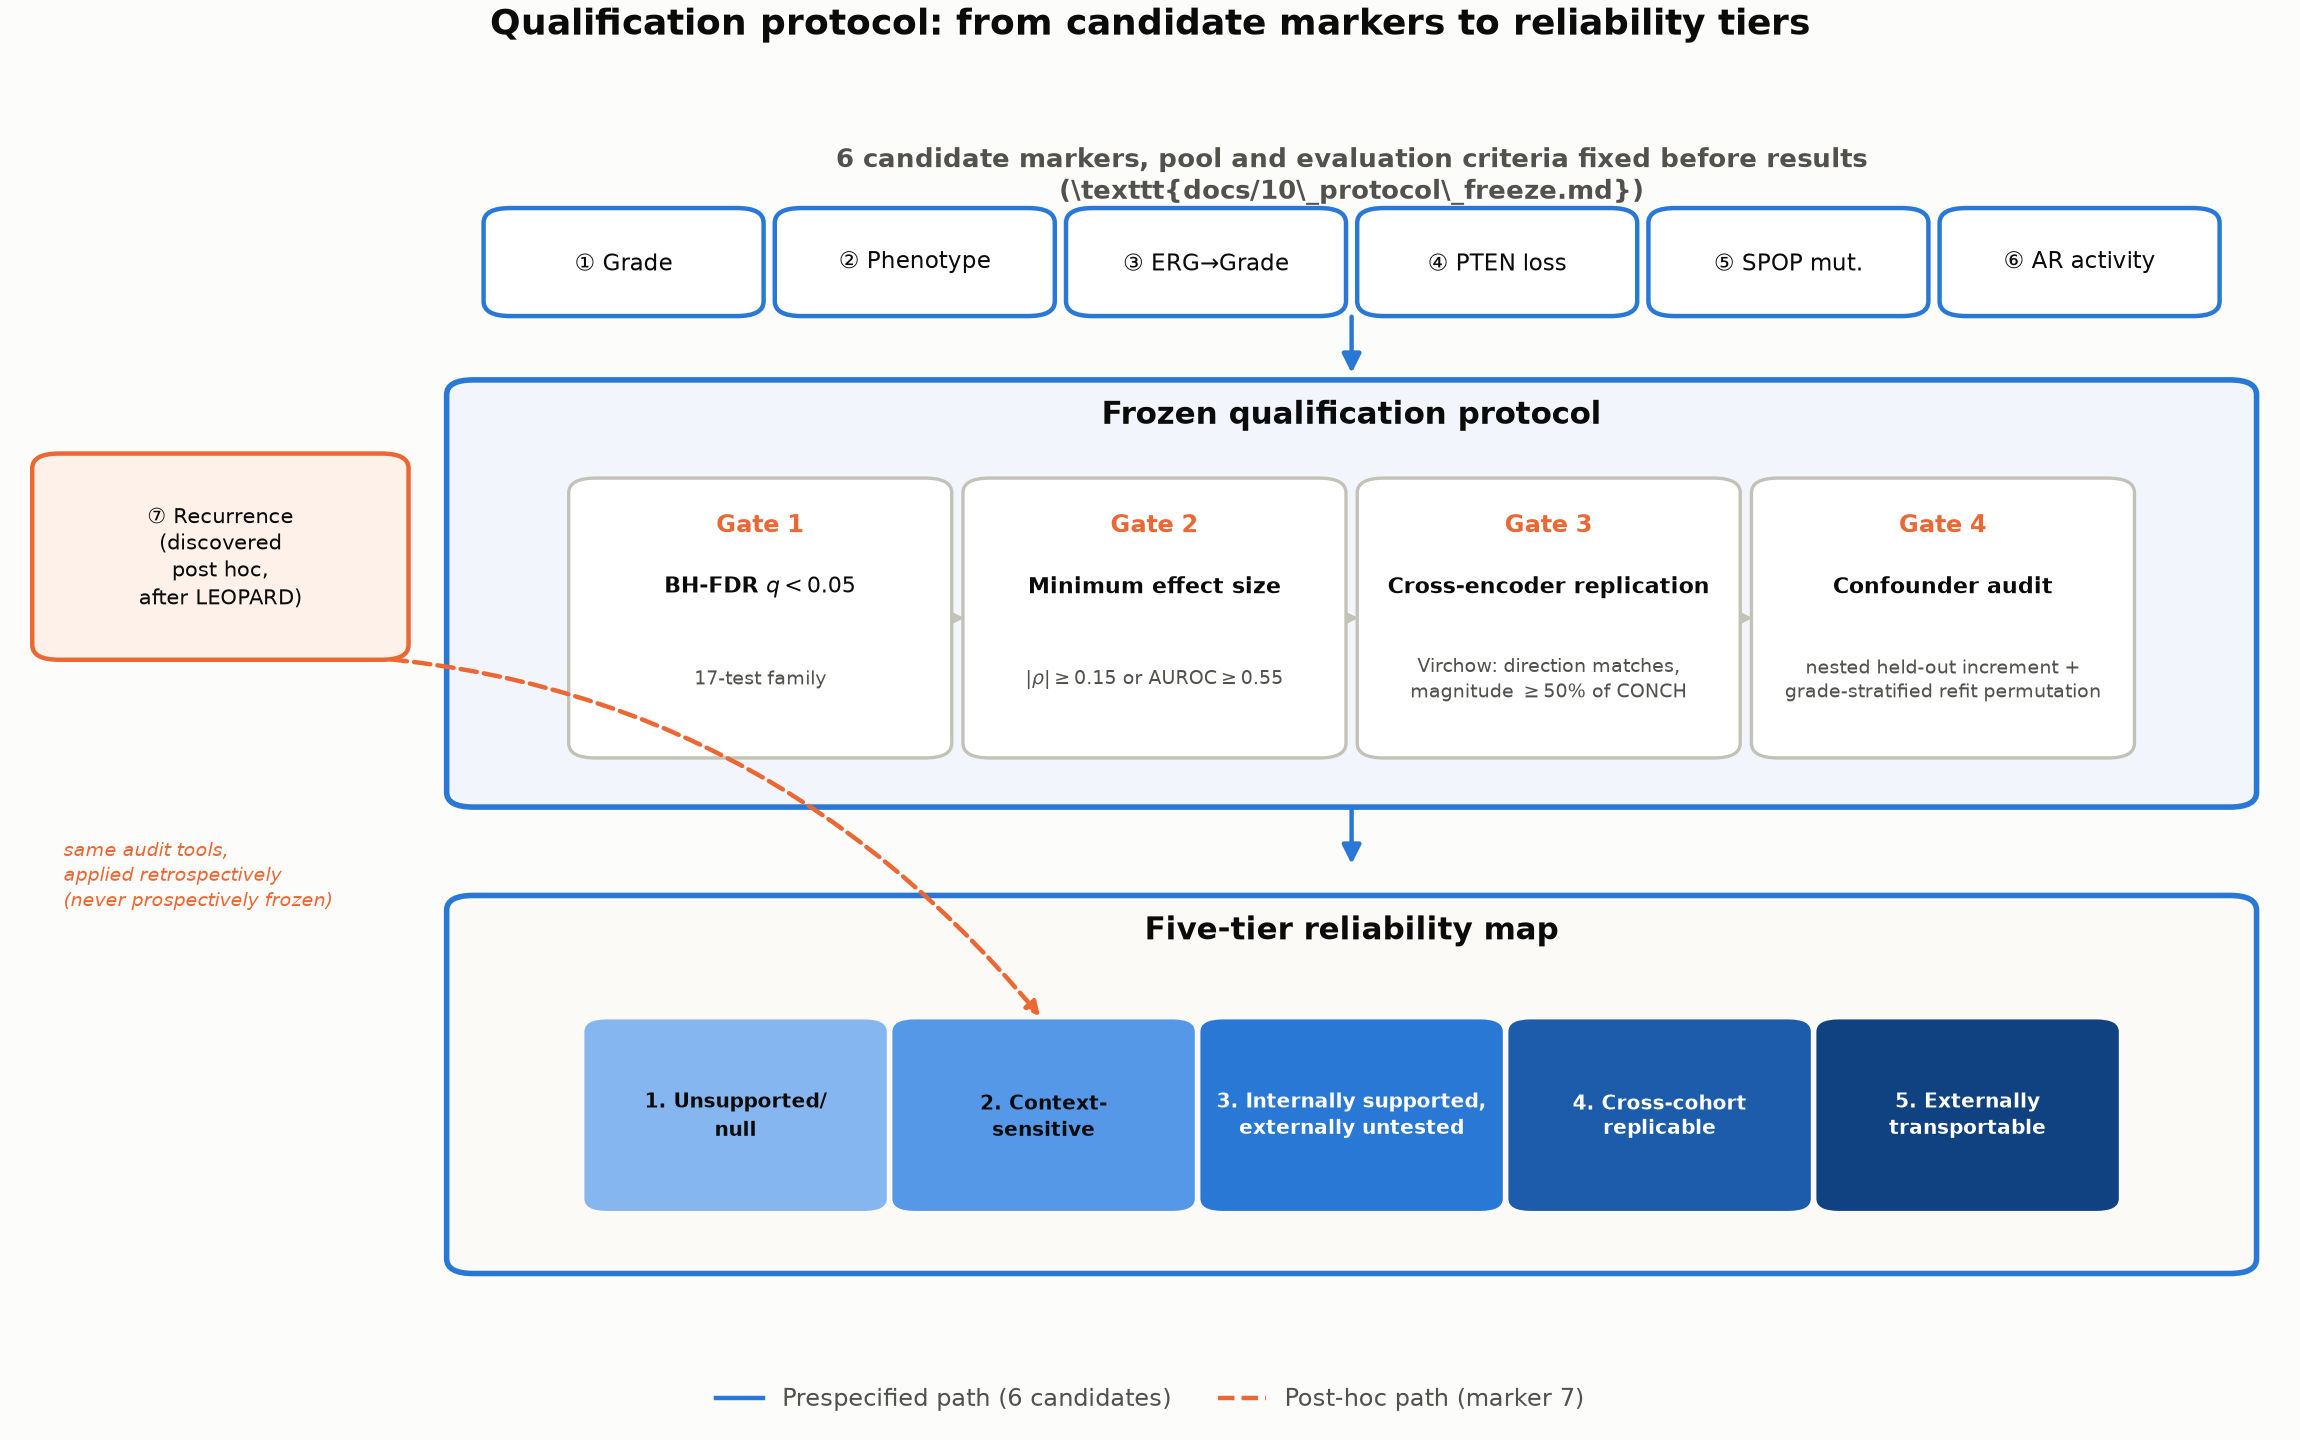

Reproduce this figure in Python.
"""Figure 1 (new, major-revision restructuring): qualification protocol schematic. Shows the
six prespecified candidate markers passing through the frozen 4-gate protocol
(docs/10_protocol_freeze.md \\S6-\\S8) into the 5-tier reliability map, with marker 7 shown as a
separate, explicitly post-hoc branch that reuses the same audit machinery without having been
prospectively frozen. Purely diagrammatic -- no new data, only visualizes the already-fixed
protocol structure.

Palette matches this project's documented convention (categorical blue/orange; ordinal blue
ramp for the 5 tiers, reused from fig1_reliability_map.py / now fig2_reliability_map.py).
"""
from pathlib import Path

import matplotlib
matplotlib.use("Agg")
import matplotlib.pyplot as plt
from matplotlib.patches import FancyBboxPatch, FancyArrowPatch
from matplotlib.lines import Line2D

BLUE = "#2a78d6"
ORANGE = "#eb6834"
DARK = "#0b0b0b"
GREY_TEXT = "#52514e"
GREY_LINE = "#c3c2b7"
BG = "#fcfcfb"
TIER_COLORS = ["#86b6ef", "#5598e7", "#2a78d6", "#1c5cab", "#104281"]

fig, ax = plt.subplots(figsize=(11.5, 7.2), dpi=200)
fig.patch.set_facecolor(BG)
ax.set_facecolor(BG)
ax.set_xlim(0, 100)
ax.set_ylim(0, 100)
ax.axis("off")


def box(x, y, w, h, text, facecolor="white", edgecolor=BLUE, textcolor=DARK,
        fontsize=9.5, fontweight="normal", linestyle="-", linewidth=1.6, zorder=3):
    ax.add_patch(FancyBboxPatch((x, y), w, h, boxstyle="round,pad=0.4,rounding_size=1.2",
                                 facecolor=facecolor, edgecolor=edgecolor, linewidth=linewidth,
                                 linestyle=linestyle, zorder=zorder))
    ax.text(x + w / 2, y + h / 2, text, ha="center", va="center", fontsize=fontsize,
            color=textcolor, fontweight=fontweight, zorder=zorder + 1, linespacing=1.3)


def arrow(x0, y0, x1, y1, color=GREY_TEXT, linestyle="-", linewidth=1.6):
    ax.add_patch(FancyArrowPatch((x0, y0), (x1, y1), arrowstyle="-|>", mutation_scale=14,
                                  color=color, linewidth=linewidth, linestyle=linestyle,
                                  zorder=2))


# Main flow occupies x in [19, 100]; x in [0, 17] is reserved for the marker-7 side branch.
FLOW_LEFT, FLOW_RIGHT = 19.0, 99.0
FLOW_W = FLOW_RIGHT - FLOW_LEFT
FLOW_MID = (FLOW_LEFT + FLOW_RIGHT) / 2

# --- Row 1: six prespecified candidates ---
markers = ["① Grade", "② Phenotype", "③ ERG→Grade",
           "④ PTEN loss", "⑤ SPOP mut.", "⑥ AR activity"]
mw, gap = 11.7, 1.3
total_w = 6 * mw + 5 * gap
mx0 = FLOW_LEFT + (FLOW_W - total_w) / 2
for i, m in enumerate(markers):
    box(mx0 + i * (mw + gap), 86, mw, 8, m, facecolor="white", edgecolor=BLUE, fontsize=8.2)
ax.text(FLOW_MID, 97, "6 candidate markers, pool and evaluation criteria fixed before results\n"
                       "(\\texttt{docs/10\\_protocol\\_freeze.md})", ha="center", va="center",
        fontsize=9.5, color=GREY_TEXT, fontweight="bold")

arrow(FLOW_MID, 86, FLOW_MID, 80.5, color=BLUE)

# --- Frozen protocol container with 4 gates ---
box(FLOW_LEFT, 46, FLOW_W, 34, "", facecolor="#f2f6fc", edgecolor=BLUE, linewidth=2, zorder=2)
ax.text(FLOW_MID, 77.5, "Frozen qualification protocol", ha="center", va="center",
        fontsize=11, color=DARK, fontweight="bold")

gates = [
    ("Gate 1", "BH-FDR $q<0.05$", "17-test family"),
    ("Gate 2", "Minimum effect size", "$|\\rho|\\geq0.15$ or AUROC$\\geq0.55$"),
    ("Gate 3", "Cross-encoder replication", "Virchow: direction matches,\nmagnitude $\\geq$50% of CONCH"),
    ("Gate 4", "Confounder audit", "nested held-out increment +\ngrade-stratified refit permutation"),
]
gw, ggap = 16.3, 1.3
gx0 = FLOW_LEFT + (FLOW_W - (4 * gw + 3 * ggap)) / 2
for i, (label, title, sub) in enumerate(gates):
    gx = gx0 + i * (gw + ggap)
    box(gx, 50, gw, 22, "", facecolor="white", edgecolor=GREY_LINE, linewidth=1.2, zorder=3)
    ax.text(gx + gw / 2, 68.5, label, ha="center", va="center", fontsize=8.5,
            color=ORANGE, fontweight="bold", zorder=4)
    ax.text(gx + gw / 2, 63.5, title, ha="center", va="center", fontsize=7.9,
            color=DARK, fontweight="bold", zorder=4, wrap=True)
    ax.text(gx + gw / 2, 56, sub, ha="center", va="center", fontsize=6.9,
            color=GREY_TEXT, zorder=4, linespacing=1.35)
    if i < 3:
        arrow(gx + gw + 0.1, 61, gx + gw + ggap - 0.1, 61, color=GREY_LINE, linewidth=1.3)

arrow(FLOW_MID, 46, FLOW_MID, 40.5, color=BLUE)

# --- 5-tier reliability map output ---
box(FLOW_LEFT, 8, FLOW_W, 30, "", facecolor="#fbfaf7", edgecolor=BLUE, linewidth=2, zorder=2)
ax.text(FLOW_MID, 35.5, "Five-tier reliability map", ha="center", va="center",
        fontsize=11, color=DARK, fontweight="bold")
tier_names = ["1. Unsupported/\nnull", "2. Context-\nsensitive",
              "3. Internally supported,\nexternally untested", "4. Cross-cohort\nreplicable",
              "5. Externally\ntransportable"]
tw, tgap = 12.9, 0.85
tx0 = FLOW_LEFT + (FLOW_W - (5 * tw + 4 * tgap)) / 2
tier2_center_x = None
for i, (name, color) in enumerate(zip(tier_names, TIER_COLORS)):
    tx = tx0 + i * (tw + tgap)
    if i == 1:
        tier2_center_x = tx + tw / 2
    ax.add_patch(FancyBboxPatch((tx, 13), tw, 15, boxstyle="round,pad=0.3,rounding_size=1.0",
                                 facecolor=color, edgecolor="none", zorder=3))
    text_color = "white" if i >= 2 else DARK
    ax.text(tx + tw / 2, 20.5, name, ha="center", va="center", fontsize=7.3,
            color=text_color, fontweight="bold", zorder=4, linespacing=1.3)

# --- Marker 7: separate post-hoc branch (reserved left margin, x in [0, 17]) ---
box(0.5, 58, 16, 16, "⑦ Recurrence\n(discovered\npost hoc,\nafter LEOPARD)",
    facecolor="#fdf1ea", edgecolor=ORANGE, textcolor=DARK, fontsize=7.6, linewidth=1.6, zorder=5)
ax.annotate("", xy=(tier2_center_x, 28.2), xytext=(8.5, 58),
            arrowprops=dict(arrowstyle="-|>", color=ORANGE, lw=1.6, linestyle="--",
                             connectionstyle="arc3,rad=-0.25"))
ax.text(1.5, 40, "same audit tools,\napplied retrospectively\n(never prospectively frozen)",
        ha="left", va="center", fontsize=7.0, color=ORANGE, style="italic", linespacing=1.3)

legend_elements = [
    Line2D([0], [0], color=BLUE, lw=1.6, label="Prespecified path (6 candidates)"),
    Line2D([0], [0], color=ORANGE, lw=1.6, linestyle="--", label="Post-hoc path (marker 7)"),
]
fig.legend(handles=legend_elements, loc="lower center", bbox_to_anchor=(0.5, 0.005), ncol=2,
           frameon=False, fontsize=8.5, labelcolor=GREY_TEXT)

fig.suptitle("Qualification protocol: from candidate markers to reliability tiers",
             fontsize=13, color=DARK, fontweight="bold", y=0.995)

out = str(Path(__file__).resolve().with_suffix(".pdf"))
plt.tight_layout(rect=[0, 0.03, 1, 0.97])
plt.savefig(out, facecolor=fig.get_facecolor())
plt.savefig(out.replace(".pdf", ".png"), facecolor=fig.get_facecolor())
print(f"saved {out}")
